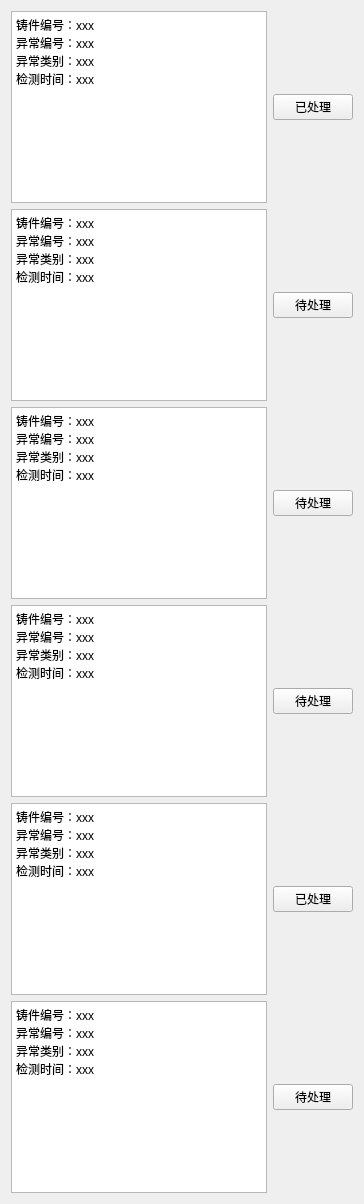
     <widget class="QWidget" name="tab_4">
      <attribute name="title">
       <string>全部任务</string>
      </attribute>
      <layout class="QHBoxLayout" name="horizontalLayout_31">
       <item>
        <layout class="QVBoxLayout" name="verticalLayout_13">
         <item>
          <layout class="QHBoxLayout" name="horizontalLayout_25">
           <item>
            <widget class="QTextBrowser" name="textBrowser_4">
             <property name="html">
              <string>&lt;!DOCTYPE HTML PUBLIC &quot;-//W3C//DTD HTML 4.0//EN&quot; &quot;http://www.w3.org/TR/REC-html40/strict.dtd&quot;&gt;
&lt;html&gt;&lt;head&gt;&lt;meta name=&quot;qrichtext&quot; content=&quot;1&quot; /&gt;&lt;style type=&quot;text/css&quot;&gt;
p, li { white-space: pre-wrap; }
&lt;/style&gt;&lt;/head&gt;&lt;body style=&quot; font-family:'SimSun'; font-size:9pt; font-weight:400; font-style:normal;&quot;&gt;
&lt;p style=&quot; margin-top:0px; margin-bottom:0px; margin-left:0px; margin-right:0px; -qt-block-indent:0; text-indent:0px;&quot;&gt;铸件编号：xxx&lt;/p&gt;
&lt;p style=&quot; margin-top:0px; margin-bottom:0px; margin-left:0px; margin-right:0px; -qt-block-indent:0; text-indent:0px;&quot;&gt;异常编号：xxx&lt;/p&gt;
&lt;p style=&quot; margin-top:0px; margin-bottom:0px; margin-left:0px; margin-right:0px; -qt-block-indent:0; text-indent:0px;&quot;&gt;异常类别：xxx&lt;/p&gt;
&lt;p style=&quot; margin-top:0px; margin-bottom:0px; margin-left:0px; margin-right:0px; -qt-block-indent:0; text-indent:0px;&quot;&gt;检测时间：xxx&lt;/p&gt;&lt;/body&gt;&lt;/html&gt;</string>
             </property>
            </widget>
           </item>
           <item>
            <widget class="QPushButton" name="pushButton_9">
             <property name="text">
              <string>已处理</string>
             </property>
            </widget>
           </item>
          </layout>
         </item>
         <item>
          <layout class="QHBoxLayout" name="horizontalLayout_26">
           <item>
            <widget class="QTextBrowser" name="textBrowser_5">
             <property name="html">
              <string>&lt;!DOCTYPE HTML PUBLIC &quot;-//W3C//DTD HTML 4.0//EN&quot; &quot;http://www.w3.org/TR/REC-html40/strict.dtd&quot;&gt;
&lt;html&gt;&lt;head&gt;&lt;meta name=&quot;qrichtext&quot; content=&quot;1&quot; /&gt;&lt;style type=&quot;text/css&quot;&gt;
p, li { white-space: pre-wrap; }
&lt;/style&gt;&lt;/head&gt;&lt;body style=&quot; font-family:'SimSun'; font-size:9pt; font-weight:400; font-style:normal;&quot;&gt;
&lt;p style=&quot; margin-top:0px; margin-bottom:0px; margin-left:0px; margin-right:0px; -qt-block-indent:0; text-indent:0px;&quot;&gt;铸件编号：xxx&lt;/p&gt;
&lt;p style=&quot; margin-top:0px; margin-bottom:0px; margin-left:0px; margin-right:0px; -qt-block-indent:0; text-indent:0px;&quot;&gt;异常编号：xxx&lt;/p&gt;
&lt;p style=&quot; margin-top:0px; margin-bottom:0px; margin-left:0px; margin-right:0px; -qt-block-indent:0; text-indent:0px;&quot;&gt;异常类别：xxx&lt;/p&gt;
&lt;p style=&quot; margin-top:0px; margin-bottom:0px; margin-left:0px; margin-right:0px; -qt-block-indent:0; text-indent:0px;&quot;&gt;检测时间：xxx&lt;/p&gt;&lt;/body&gt;&lt;/html&gt;</string>
             </property>
            </widget>
           </item>
           <item>
            <widget class="QPushButton" name="pushButton_10">
             <property name="text">
              <string>待处理</string>
             </property>
            </widget>
           </item>
          </layout>
         </item>
         <item>
          <layout class="QHBoxLayout" name="horizontalLayout_27">
           <item>
            <widget class="QTextBrowser" name="textBrowser_6">
             <property name="html">
              <string>&lt;!DOCTYPE HTML PUBLIC &quot;-//W3C//DTD HTML 4.0//EN&quot; &quot;http://www.w3.org/TR/REC-html40/strict.dtd&quot;&gt;
&lt;html&gt;&lt;head&gt;&lt;meta name=&quot;qrichtext&quot; content=&quot;1&quot; /&gt;&lt;style type=&quot;text/css&quot;&gt;
p, li { white-space: pre-wrap; }
&lt;/style&gt;&lt;/head&gt;&lt;body style=&quot; font-family:'SimSun'; font-size:9pt; font-weight:400; font-style:normal;&quot;&gt;
&lt;p style=&quot; margin-top:0px; margin-bottom:0px; margin-left:0px; margin-right:0px; -qt-block-indent:0; text-indent:0px;&quot;&gt;铸件编号：xxx&lt;/p&gt;
&lt;p style=&quot; margin-top:0px; margin-bottom:0px; margin-left:0px; margin-right:0px; -qt-block-indent:0; text-indent:0px;&quot;&gt;异常编号：xxx&lt;/p&gt;
&lt;p style=&quot; margin-top:0px; margin-bottom:0px; margin-left:0px; margin-right:0px; -qt-block-indent:0; text-indent:0px;&quot;&gt;异常类别：xxx&lt;/p&gt;
&lt;p style=&quot; margin-top:0px; margin-bottom:0px; margin-left:0px; margin-right:0px; -qt-block-indent:0; text-indent:0px;&quot;&gt;检测时间：xxx&lt;/p&gt;&lt;/body&gt;&lt;/html&gt;</string>
             </property>
            </widget>
           </item>
           <item>
            <widget class="QPushButton" name="pushButton_11">
             <property name="text">
              <string>待处理</string>
             </property>
            </widget>
           </item>
          </layout>
         </item>
         <item>
          <layout class="QHBoxLayout" name="horizontalLayout_28">
           <item>
            <widget class="QTextBrowser" name="textBrowser_7">
             <property name="html">
              <string>&lt;!DOCTYPE HTML PUBLIC &quot;-//W3C//DTD HTML 4.0//EN&quot; &quot;http://www.w3.org/TR/REC-html40/strict.dtd&quot;&gt;
&lt;html&gt;&lt;head&gt;&lt;meta name=&quot;qrichtext&quot; content=&quot;1&quot; /&gt;&lt;style type=&quot;text/css&quot;&gt;
p, li { white-space: pre-wrap; }
&lt;/style&gt;&lt;/head&gt;&lt;body style=&quot; font-family:'SimSun'; font-size:9pt; font-weight:400; font-style:normal;&quot;&gt;
&lt;p style=&quot; margin-top:0px; margin-bottom:0px; margin-left:0px; margin-right:0px; -qt-block-indent:0; text-indent:0px;&quot;&gt;铸件编号：xxx&lt;/p&gt;
&lt;p style=&quot; margin-top:0px; margin-bottom:0px; margin-left:0px; margin-right:0px; -qt-block-indent:0; text-indent:0px;&quot;&gt;异常编号：xxx&lt;/p&gt;
&lt;p style=&quot; margin-top:0px; margin-bottom:0px; margin-left:0px; margin-right:0px; -qt-block-indent:0; text-indent:0px;&quot;&gt;异常类别：xxx&lt;/p&gt;
&lt;p style=&quot; margin-top:0px; margin-bottom:0px; margin-left:0px; margin-right:0px; -qt-block-indent:0; text-indent:0px;&quot;&gt;检测时间：xxx&lt;/p&gt;&lt;/body&gt;&lt;/html&gt;</string>
             </property>
            </widget>
           </item>
           <item>
            <widget class="QPushButton" name="pushButton_12">
             <property name="text">
              <string>待处理</string>
             </property>
            </widget>
           </item>
          </layout>
         </item>
         <item>
          <layout class="QHBoxLayout" name="horizontalLayout_29">
           <item>
            <widget class="QTextBrowser" name="textBrowser_8">
             <property name="html">
              <string>&lt;!DOCTYPE HTML PUBLIC &quot;-//W3C//DTD HTML 4.0//EN&quot; &quot;http://www.w3.org/TR/REC-html40/strict.dtd&quot;&gt;
&lt;html&gt;&lt;head&gt;&lt;meta name=&quot;qrichtext&quot; content=&quot;1&quot; /&gt;&lt;style type=&quot;text/css&quot;&gt;
p, li { white-space: pre-wrap; }
&lt;/style&gt;&lt;/head&gt;&lt;body style=&quot; font-family:'SimSun'; font-size:9pt; font-weight:400; font-style:normal;&quot;&gt;
&lt;p style=&quot; margin-top:0px; margin-bottom:0px; margin-left:0px; margin-right:0px; -qt-block-indent:0; text-indent:0px;&quot;&gt;铸件编号：xxx&lt;/p&gt;
&lt;p style=&quot; margin-top:0px; margin-bottom:0px; margin-left:0px; margin-right:0px; -qt-block-indent:0; text-indent:0px;&quot;&gt;异常编号：xxx&lt;/p&gt;
&lt;p style=&quot; margin-top:0px; margin-bottom:0px; margin-left:0px; margin-right:0px; -qt-block-indent:0; text-indent:0px;&quot;&gt;异常类别：xxx&lt;/p&gt;
&lt;p style=&quot; margin-top:0px; margin-bottom:0px; margin-left:0px; margin-right:0px; -qt-block-indent:0; text-indent:0px;&quot;&gt;检测时间：xxx&lt;/p&gt;&lt;/body&gt;&lt;/html&gt;</string>
             </property>
            </widget>
           </item>
           <item>
            <widget class="QPushButton" name="pushButton_13">
             <property name="text">
              <string>已处理</string>
             </property>
            </widget>
           </item>
          </layout>
         </item>
         <item>
          <layout class="QHBoxLayout" name="horizontalLayout_30">
           <item>
            <widget class="QTextBrowser" name="textBrowser_9">
             <property name="html">
              <string>&lt;!DOCTYPE HTML PUBLIC &quot;-//W3C//DTD HTML 4.0//EN&quot; &quot;http://www.w3.org/TR/REC-html40/strict.dtd&quot;&gt;
&lt;html&gt;&lt;head&gt;&lt;meta name=&quot;qrichtext&quot; content=&quot;1&quot; /&gt;&lt;style type=&quot;text/css&quot;&gt;
p, li { white-space: pre-wrap; }
&lt;/style&gt;&lt;/head&gt;&lt;body style=&quot; font-family:'SimSun'; font-size:9pt; font-weight:400; font-style:normal;&quot;&gt;
&lt;p style=&quot; margin-top:0px; margin-bottom:0px; margin-left:0px; margin-right:0px; -qt-block-indent:0; text-indent:0px;&quot;&gt;铸件编号：xxx&lt;/p&gt;
&lt;p style=&quot; margin-top:0px; margin-bottom:0px; margin-left:0px; margin-right:0px; -qt-block-indent:0; text-indent:0px;&quot;&gt;异常编号：xxx&lt;/p&gt;
&lt;p style=&quot; margin-top:0px; margin-bottom:0px; margin-left:0px; margin-right:0px; -qt-block-indent:0; text-indent:0px;&quot;&gt;异常类别：xxx&lt;/p&gt;
&lt;p style=&quot; margin-top:0px; margin-bottom:0px; margin-left:0px; margin-right:0px; -qt-block-indent:0; text-indent:0px;&quot;&gt;检测时间：xxx&lt;/p&gt;&lt;/body&gt;&lt;/html&gt;</string>
             </property>
            </widget>
           </item>
           <item>
            <widget class="QPushButton" name="pushButton_14">
             <property name="text">
              <string>待处理</string>
             </property>
            </widget>
           </item>
          </layout>
         </item>
        </layout>
       </item>
      </layout>
     </widget>
